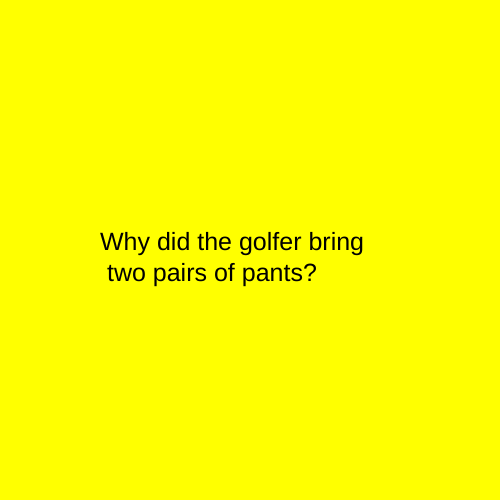
Frame 1 (no input)
Frame 60 (no input): identical to frame 1, image omitted
Frame 120 (the mouse pressed at the canvas centre since frame 60): identical to frame 1, image omitted

The p5.js sketch that drew this single still picture (run headless with seeded random() and noise() and a simulated clock; from frame 60 on, the mouse is pressed at the canvas centre):

// p5.js sketch
// ── sketch.js
let state = 0;
let timer = 0;

function setup() {
  createCanvas(500, 500);
}

function draw() {

  switch (state) {
    case 0:
    background('yellow');
    textSize (25);
    text("Why did the golfer bring \n two pairs of pants?", 100, height/2) ;
    break;

    case 1:
    background('blue');
    textSize (25);
    text("In case he got a hole in one.", 100, height/2) ;
    break;
        }

        timer ++ ;
        if (timer > 3*60) {
          timer = 0;
          state ++;
          if (state > 1) state = 0;
        }

      }

      function mouseReleased() {
        state++;
        if (state > 1) state = 0;
      }
